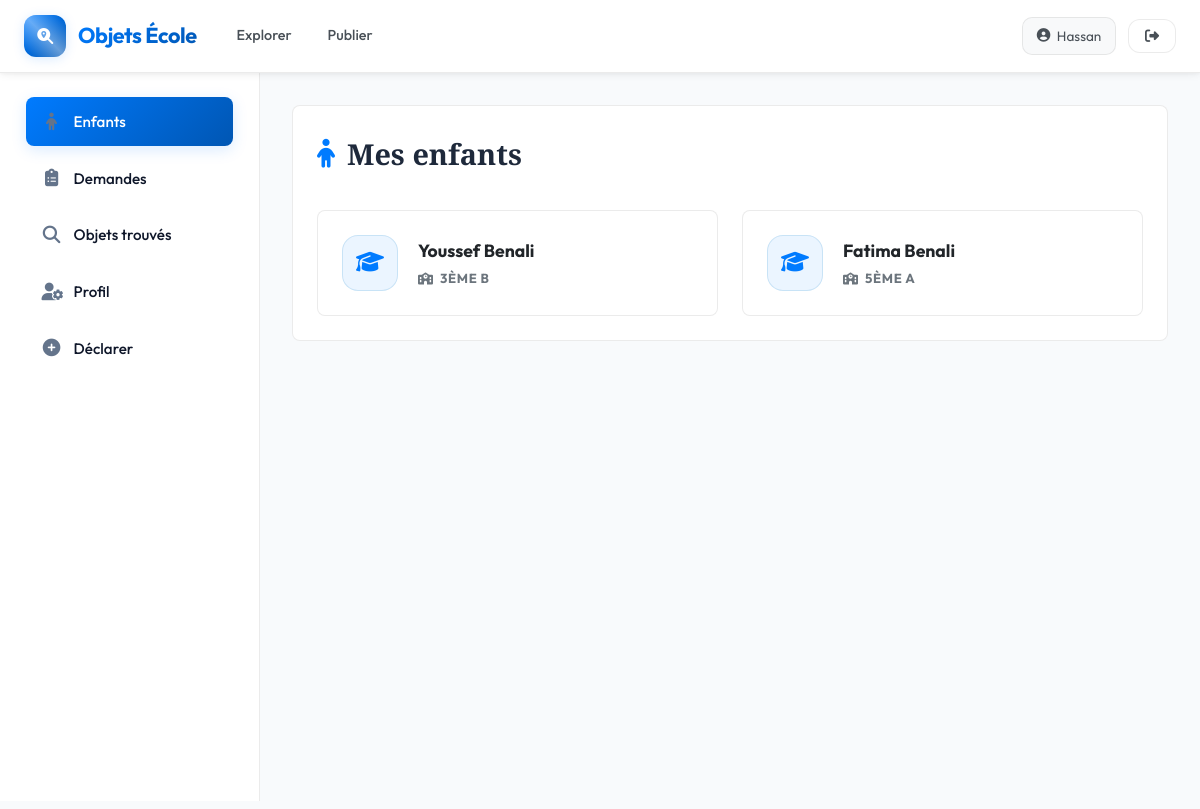
Page /espace-parent.php (signed in) on the committed database.
### tables this page shows
CREATE TABLE utilisateurs (
    id INT AUTO_INCREMENT PRIMARY KEY,
    login VARCHAR(100) UNIQUE NOT NULL,
    mot_de_passe_hash VARCHAR(255) NOT NULL,
    role ENUM('admin','personnel','parent') NOT NULL DEFAULT 'parent',
    nom VARCHAR(100) NOT NULL,
    prenom VARCHAR(100) NOT NULL,
    email VARCHAR(150),
    tel VARCHAR(20),
    cin VARCHAR(30),
    actif TINYINT(1) DEFAULT 1,
    date_creation TIMESTAMP DEFAULT CURRENT_TIMESTAMP
);

CREATE TABLE eleves (
    id INT AUTO_INCREMENT PRIMARY KEY,
    nom VARCHAR(100) NOT NULL,
    prenom VARCHAR(100) NOT NULL,
    classe VARCHAR(50),
    numero_etudiant VARCHAR(50),
    parent_id INT,
    date_creation TIMESTAMP DEFAULT CURRENT_TIMESTAMP,
    FOREIGN KEY (parent_id) REFERENCES utilisateurs(id) ON DELETE SET NULL
);

### includes/functions.php (called while the page is built, shortened)
<?php
function url(string $path): string {
    return BASE_URL . '/' . ltrim($path, '/');
}

### includes/auth.php (called while the page is built, shortened)
<?php
function getCurrentUser(): ?array {
    $pdo = getDB();
    $stmt = $pdo->prepare("SELECT * FROM utilisateurs WHERE id = ? AND actif = 1");
    $stmt->execute([$_SESSION['user_id']]);
    return $stmt->fetch() ?: null;
}
function clean(string $str): string {
    return htmlspecialchars(trim($str), ENT_QUOTES, 'UTF-8');
}

### espace-parent.php (the view, shortened to what this page needs)
<?php
$active_page = 'enfants';
require_once __DIR__ . '/includes/parent_header.php';
$eleves = $pdo->prepare("SELECT * FROM eleves WHERE parent_id=?");
$eleves->execute([$user['id']]);
$eleves = $eleves->fetchAll();
?>
<section class="detail-section">
    <div class="vue-ensemble-header">
        <div class="vue-ensemble-title">
            <i class="fas fa-child" style="color:var(--accent);"></i> Mes enfants
        </div>
    </div>
    <?php if (empty($eleves)): ?>
        <div class="empty-state">
            <i class="fas fa-user-slash"></i>
            <h3>Aucun élève associé</h3>
            <p>Veuillez contacter l'administration de l'école pour lier vos enfants à votre compte parent.</p>
        </div>
    <?php else: ?>
        <div style="display:grid; grid-template-columns:repeat(auto-fill, minmax(280px, 1fr)); gap:1.5rem;">
            <?php foreach ($eleves as $e): ?>
                <div class="detail-section" style="padding: 1.5rem; display: flex; align-items: center; gap: 1.25rem; margin-bottom: 0; cursor: default;">
                    <div style="width: 56px; height: 56px; background: var(--accent-light); color: var(--accent); border-radius: 16px; display: flex; align-items: center; justify-content: center; font-size: 1.4rem; flex-shrink: 0; border: 1px solid var(--border2);">
                        <i class="fas fa-graduation-cap"></i>
                    </div>
                    <div>
                        <h4 style="margin: 0 0 0.2rem 0; font-size: 1.1rem; color: var(--text);"><?= clean($e['prenom'] . ' ' . $e['nom']) ?></h4>
                        <span style="font-size: 0.82rem; color: var(--text3); font-weight: 700; text-transform: uppercase; letter-spacing: 0.05em; display: flex; align-items: center; gap: 0.4rem;">
                            <i class="fas fa-school" style="font-size: 0.75rem;"></i> <?= clean($e['classe']) ?>
                        </span>
                    </div>
                </div>
            <?php endforeach; ?>
        </div>
    <?php endif; ?>
</section>
<?php require_once __DIR__ . '/includes/parent_footer.php'; ?>

### includes/parent_header.php (shortened to what this page needs)
<?php
require_once __DIR__ . '/auth.php';
$user = getCurrentUser();
$active_page = $active_page ?? 'enfants';
?>
<!DOCTYPE html>
<html lang="fr">
<head>
    <link rel="stylesheet" href="<?= url('public/css/style.css') ?>">
    <link rel="stylesheet" href="https://cdnjs.cloudflare.com/ajax/libs/font-awesome/6.5.0/css/all.min.css">
</head>
<body>
    <nav class="navbar">
        <div class="nav-inner">
            <a href="<?= url('index.php') ?>" class="logo">
                <span class="logo-icon"><i class="fas fa-search-location"></i></span>
                <strong>Objets École</strong>
            </a>
            <div class="nav-links">
                <a href="<?= url('index.php') ?>">Explorer</a>
                <a href="<?= url('declarer.php') ?>">Publier</a>
            </div>
            <div class="nav-actions">
                <div class="user-badge">
                    <i class="fas fa-user-circle"></i>
                    <span><?= clean($user['prenom']) ?></span>
                </div>
                <a href="<?= url('logout.php') ?>" class="btn-logout" title="Déconnexion">
                    <i class="fas fa-sign-out-alt"></i>
                </a>
            </div>
        </div>
    </nav>
    <main class="admin-layout">
        <aside class="admin-sidebar">
            <nav class="sidebar-nav">
                <a href="<?= url('espace-parent.php') ?>" class="sidebar-link <?= $active_page === 'enfants' ? 'active' : '' ?>"><i class="fas fa-child"></i> Enfants</a>
                <a href="<?= url('parent-demandes.php') ?>" class="sidebar-link <?= $active_page === 'demandes' ? 'active' : '' ?>"><i class="fas fa-clipboard-list"></i> Demandes</a>
                <a href="<?= url('parent-objets.php') ?>" class="sidebar-link <?= $active_page === 'objets' ? 'active' : '' ?>"><i class="fas fa-search"></i> Objets trouvés</a>
                <a href="<?= url('parent-profil.php') ?>" class="sidebar-link <?= $active_page === 'profil' ? 'active' : '' ?>"><i class="fas fa-user-cog"></i> Profil</a>
                <a href="<?= url('declarer.php') ?>" class="sidebar-link <?= $active_page === 'declarer' ? 'active' : '' ?>"><i class="fas fa-plus-circle"></i> Déclarer</a>
            </nav>
        </aside>
        <div class="admin-content">

### rows in the picture
utilisateurs: prenom "Hassan"
eleves: prenom+nom "Youssef Benali", classe "3ÈME B"
eleves: prenom+nom "Fatima Benali", classe "5ÈME A"
